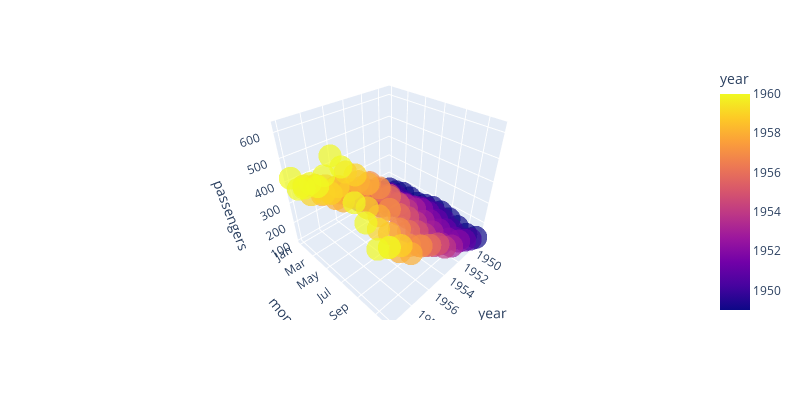

Notebook cell for this chart:
### Code cell
fig = px.scatter_3d(flights, x='year', y='month', z='passengers', color='year',
                   opacity=0.7, width=800, height=400)
fig

### Figure 1 — Plotly figure (JSON) as saved in the notebook; plotly's stock layout.template omitted (floating-point values rounded to 4 significant figures; data arrays with more than 128 entries replaced by an {"elided": "..."} marker saying what was removed)
{"data": [{"hovertemplate": "year=%{marker.color}<br>month=%{y}<br>passengers=%{z}<extra></extra>", "legendgroup": "", "marker": {"color": {"elided": "144 int values"}, "coloraxis": "coloraxis", "opacity": 0.7, "symbol": "circle"}, "mode": "markers", "name": "", "scene": "scene", "showlegend": false, "type": "scatter3d", "x": {"elided": "144 int values"}, "y": {"elided": "144 str values"}, "z": {"elided": "144 int values"}}], "layout": {"coloraxis": {"colorbar": {"title": {"text": "year"}}, "colorscale": [[0, "#0d0887"], [0.1111, "#46039f"], [0.2222, "#7201a8"], [0.3333, "#9c179e"], [0.4444, "#bd3786"], [0.5556, "#d8576b"], [0.6667, "#ed7953"], [0.7778, "#fb9f3a"], [0.8889, "#fdca26"], [1, "#f0f921"]]}, "height": 400, "legend": {"tracegroupgap": 0}, "margin": {"t": 60}, "scene": {"domain": {"x": [0, 1], "y": [0, 1]}, "xaxis": {"title": {"text": "year"}}, "yaxis": {"title": {"text": "month"}}, "zaxis": {"title": {"text": "passengers"}}}, "width": 800}}
